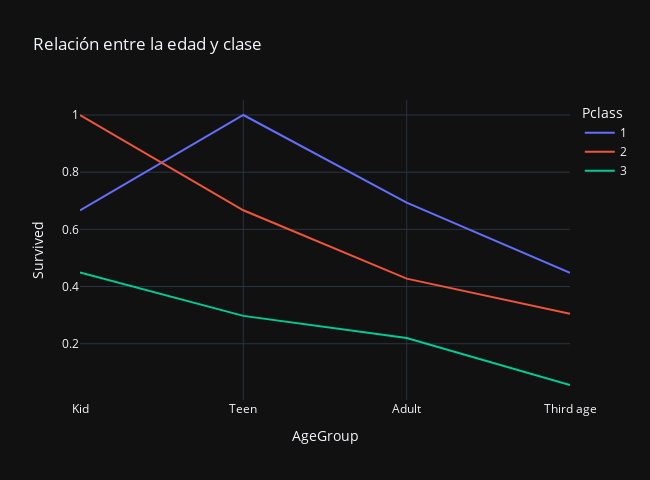

The notebook cell saved with this chart:
### Markdown cell above
##### Número de supervivientes según su edad y clase

### Code cell
# Group the data by 'AgeGroup' and 'Sex', and calculate the mean of 'Survived'
df_grouped = df3.groupby(['AgeGroup', 'Pclass'])['Survived'].mean().reset_index()

# Plot the data
age_mapping = {"Kid": 0, "Teen": 1, "Adult": 2, "Third_age": 3}
df_grouped['AgeGroupOrder'] = df_grouped['AgeGroup'].map(age_mapping)
df_grouped = df_grouped.sort_values('AgeGroupOrder')

fig = px.line(df_grouped, x="AgeGroup", y="Survived", color="Pclass", title="Relación entre la edad y clase", template="plotly_dark", width=650, height=480)


df_grouped = df_grouped.drop(columns='AgeGroupOrder')
fig

### Figure 1 — Plotly figure (JSON) as saved in the notebook; plotly's stock layout.template omitted (floating-point values rounded to 4 significant figures)
{"data": [{"hovertemplate": "Pclass=1<br>AgeGroup=%{x}<br>Survived=%{y}<extra></extra>", "legendgroup": "1", "line": {"color": "#636efa", "dash": "solid"}, "marker": {"symbol": "circle"}, "mode": "lines", "name": "1", "orientation": "v", "showlegend": true, "type": "scatter", "x": ["Kid", "Teen", "Adult", "Third age"], "xaxis": "x", "y": [0.6667, 1, 0.6934, 0.4478], "yaxis": "y"}, {"hovertemplate": "Pclass=2<br>AgeGroup=%{x}<br>Survived=%{y}<extra></extra>", "legendgroup": "2", "line": {"color": "#EF553B", "dash": "solid"}, "marker": {"symbol": "circle"}, "mode": "lines", "name": "2", "orientation": "v", "showlegend": true, "type": "scatter", "x": ["Kid", "Teen", "Adult", "Third age"], "xaxis": "x", "y": [1, 0.6667, 0.4275, 0.3043], "yaxis": "y"}, {"hovertemplate": "Pclass=3<br>AgeGroup=%{x}<br>Survived=%{y}<extra></extra>", "legendgroup": "3", "line": {"color": "#00cc96", "dash": "solid"}, "marker": {"symbol": "circle"}, "mode": "lines", "name": "3", "orientation": "v", "showlegend": true, "type": "scatter", "x": ["Kid", "Teen", "Adult", "Third age"], "xaxis": "x", "y": [0.449, 0.2973, 0.2196, 0.05556], "yaxis": "y"}], "layout": {"height": 480, "legend": {"title": {"text": "Pclass"}, "tracegroupgap": 0}, "title": {"text": "Relación entre la edad y clase"}, "width": 650, "xaxis": {"anchor": "y", "domain": [0, 1], "title": {"text": "AgeGroup"}}, "yaxis": {"anchor": "x", "domain": [0, 1], "title": {"text": "Survived"}}}}
